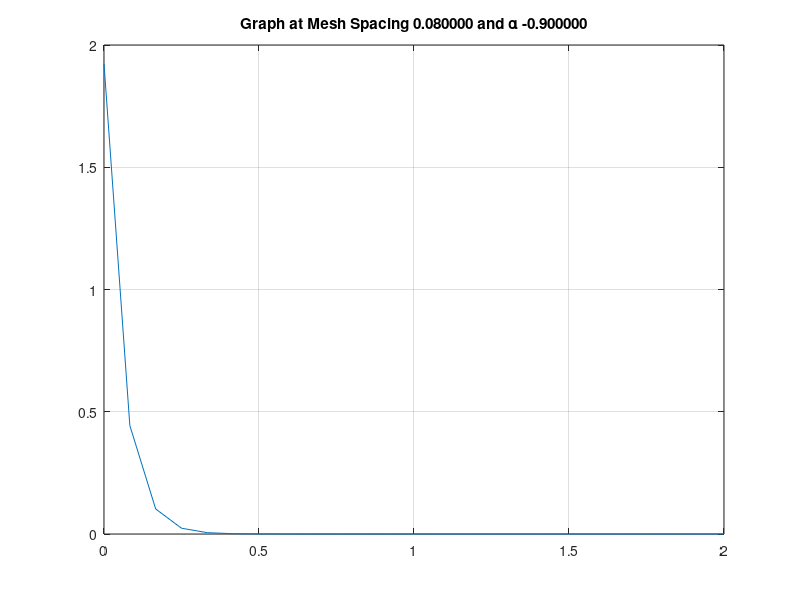
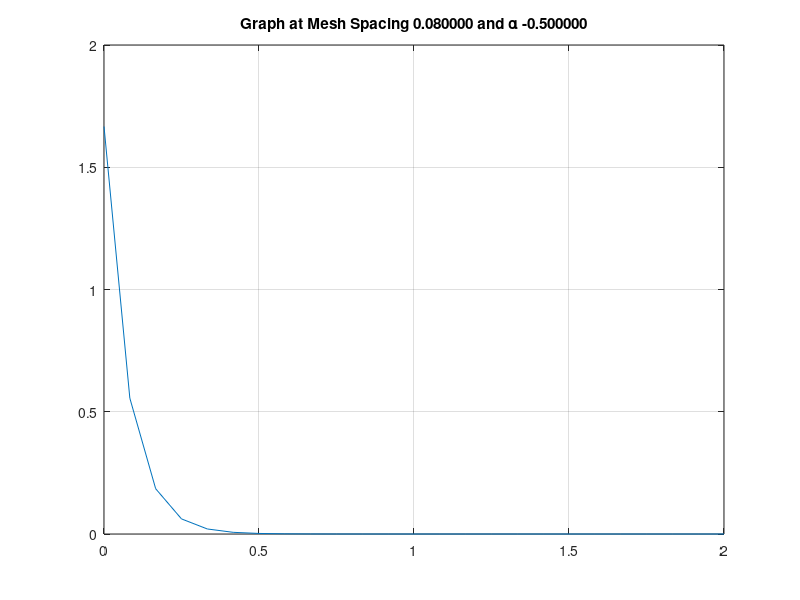
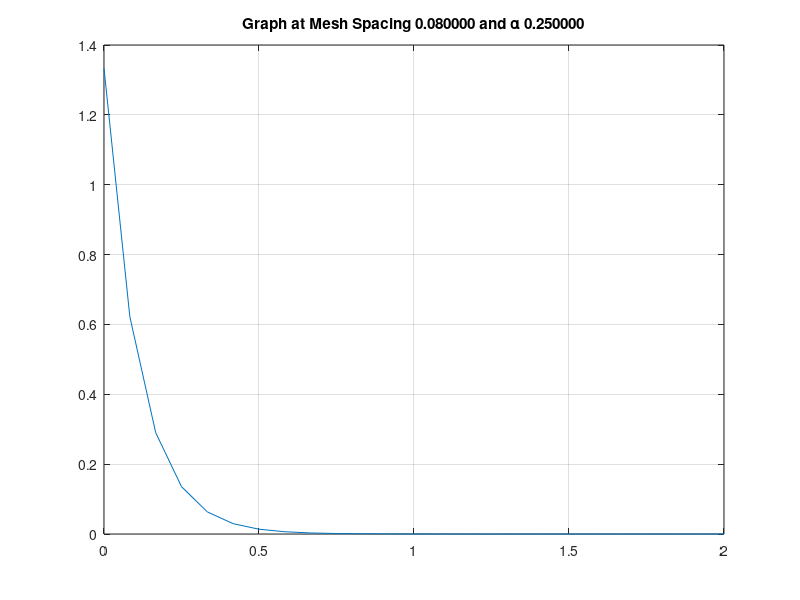
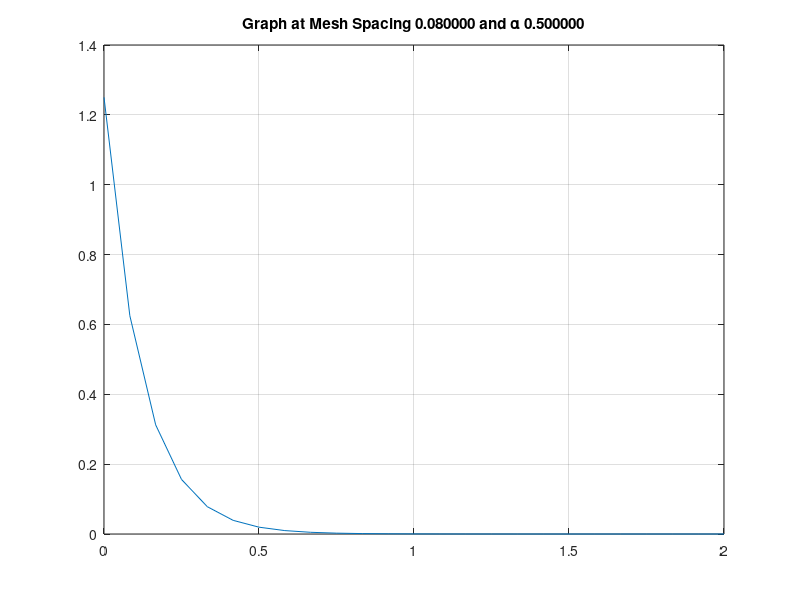

The MATLAB source for these figures, in order:
clc; 
clear;
mesh_spacing = [0.08,0.1,0.125,0.2,0.4];
%mesh_spacing = 0.125;
for delta = mesh_spacing
    x_i = 0;
    x_f = 2;
    n = (x_f-x_i)/delta
    x1 = linspace(x_i,x_f,n);
    x2 = linspace(x_f,x_i,n);
    alphas = [-0.9,-0.5,0.25,0.5,0.9];
    u_n = 0.1;
    Sigma_T = 1;


    for alpha = alphas
        Psi_half = zeros(1,n);
        Psi_half(1) = 2;
        j = 1;
        for i = j:length(Psi_half)
            Psi1(i) = ((2 * u_n * Psi_half(i)) / (delta * (1+alpha))) / (Sigma_T + ( (2*u_n) / ((1+alpha)*delta)) );
            Psi_half(i+1) = ((2*Psi1(i))/(1+alpha)) - (((1-alpha)/(1+alpha))*Psi_half(i));
        end
        initial = Psi_half(end);
        Psi_half = zeros(1,n);
        Psi_half(1) = initial;
        j = 1;
        for i=j:length(Psi_half)
            Psi2(i) = ((2 * u_n * Psi_half(i)) / delta) / (Sigma_T + ( (2*u_n) / delta) );
            Psi_half(i+1) = (2*Psi2(i)) - Psi_half(i);
        end
        Psi = Psi1+Psi2;
        figure
        plot(x1, Psi)
        str = sprintf('Graph at Mesh Spacing %f and \\alpha %f', delta, alpha);
        grid on
        title(str);
    end
    clear;
end


